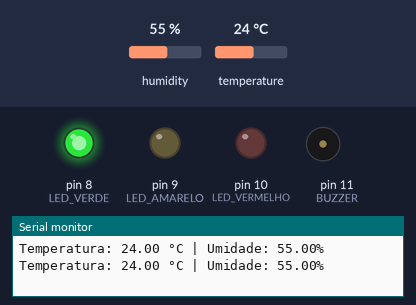
The sketch below on a simulated Arduino Uno, built with avr-gcc and run on an emulated ATmega328P. Shown: output pins drawn as LEDs (lit = HIGH), buzzer (waves = sounding), the last lines printed to the serial monitor. The test bench sets the inputs (shaded band); at power-on: humidity 55 %, temperature 24 °C.

Above: at 2.8 s.
2.9 s: humidity set to 42 %
5.6 s: humidity set to 39 %
At 7.1 s:
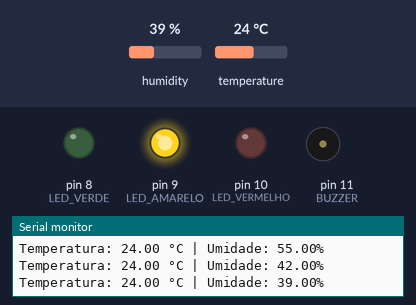
8.3 s: humidity set to 21 %
11.2 s: humidity set to 18 %
At 12.4 s:
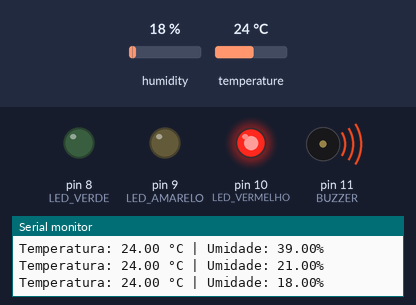
13.9 s: humidity set to 22 %
At 15.3 s:
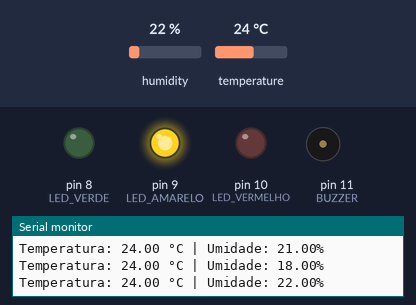
16.6 s: humidity set to 68 %
At 18.8 s:
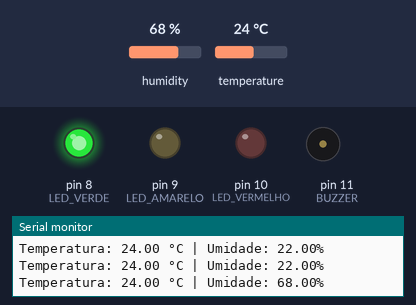
Timing chart, 0 to 20.3 s (numbered marks = the images above; inputs shaded):
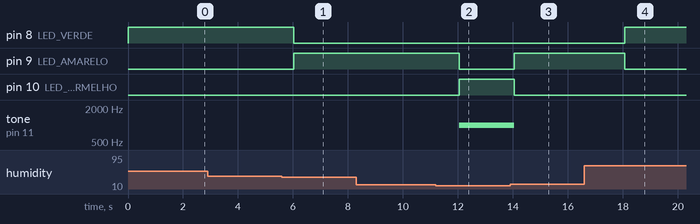

Measured:
- the behaviour switches between 41 and 40 % on humidity (found by bisection; images 0 and 1)
- the behaviour switches between 20 and 19 % on humidity (found by bisection; images 1 and 2)
- after the input at 5.6 s, pin 8 (LED_VERDE): HIGH → LOW after 0.43 s; pin 9 (LED_AMARELO): LOW → HIGH after 0.43 s
- after the input at 11.2 s, pin 9 (LED_AMARELO): HIGH → LOW after 0.84 s; pin 10 (LED_VERMELHO): LOW → HIGH after 0.85 s; tone on pin 11 (BUZZER): silent → 1000 Hz after 0.85 s
- after the input at 13.9 s, pin 9 (LED_AMARELO): LOW → HIGH after 0.15 s; pin 10 (LED_VERMELHO): HIGH → LOW after 0.15 s; tone on pin 11 (BUZZER): 1000 Hz → silent after 0.15 s
- after the input at 16.6 s, pin 8 (LED_VERDE): LOW → HIGH after 1.5 s; pin 9 (LED_AMARELO): HIGH → LOW after 1.5 s

The sketch:

sketch.ino
```cpp
#include <DHT.h>

#define DHTPIN 2
#define DHTTYPE DHT22

#define LED_VERDE 8
#define LED_AMARELO 9
#define LED_VERMELHO 10
#define BUZZER 11

DHT dht(DHTPIN, DHTTYPE);

void setup() {
  Serial.begin(9600);

  pinMode(LED_VERDE, OUTPUT);
  pinMode(LED_AMARELO, OUTPUT);
  pinMode(LED_VERMELHO, OUTPUT);
  pinMode(BUZZER, OUTPUT);

  dht.begin();
}

void loop() {

  float temperatura = dht.readTemperature();
  float umidade = dht.readHumidity();

  Serial.print("Temperatura: ");
  Serial.print(temperatura);
  Serial.print(" °C | Umidade: ");
  Serial.print(umidade);
  Serial.println("%");

  digitalWrite(LED_VERDE, LOW);
  digitalWrite(LED_AMARELO, LOW);
  digitalWrite(LED_VERMELHO, LOW);
  noTone(BUZZER);

  if (temperatura < 30 && umidade > 40) {

    digitalWrite(LED_VERDE, HIGH);

  }
  else if ((temperatura >= 30 && temperatura <= 40) ||
           (umidade >= 20 && umidade <= 40)) {

    digitalWrite(LED_AMARELO, HIGH);

  }
  else {

    digitalWrite(LED_VERMELHO, HIGH);
    tone(BUZZER, 1000);

  }

  delay(2000);
}
```
